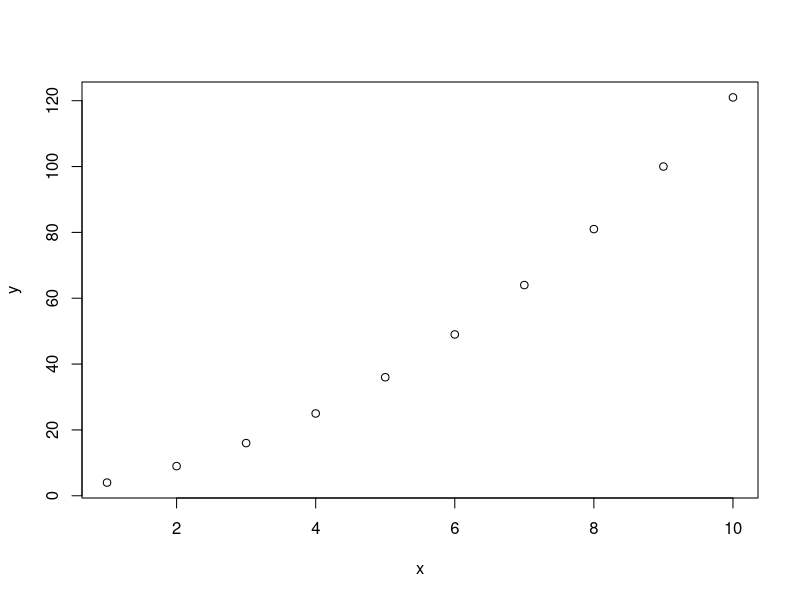
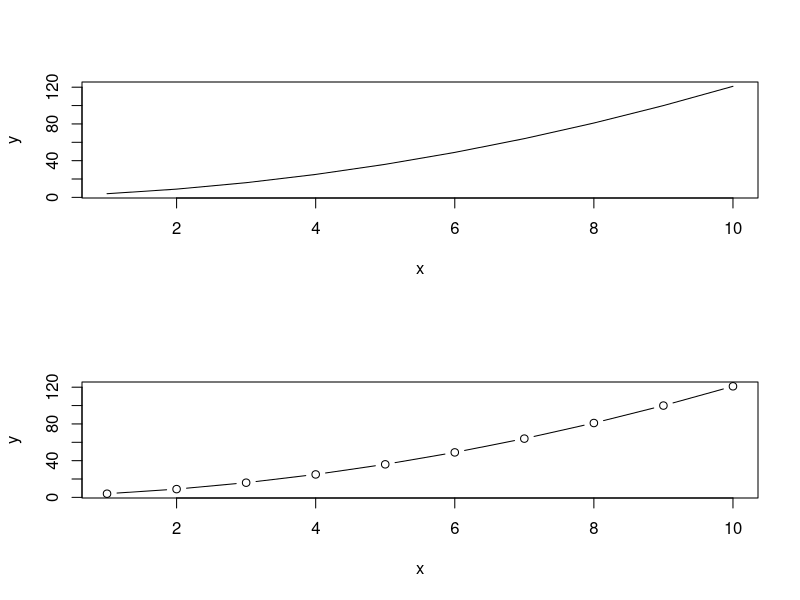
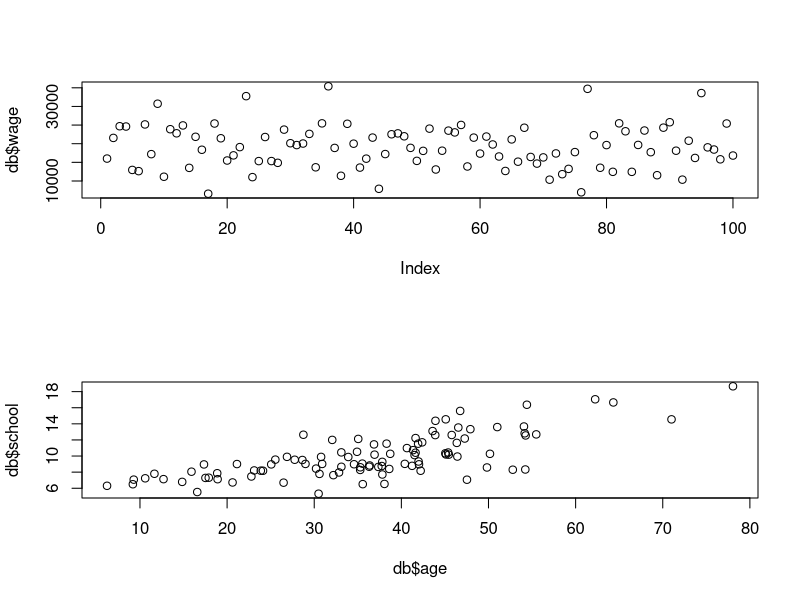
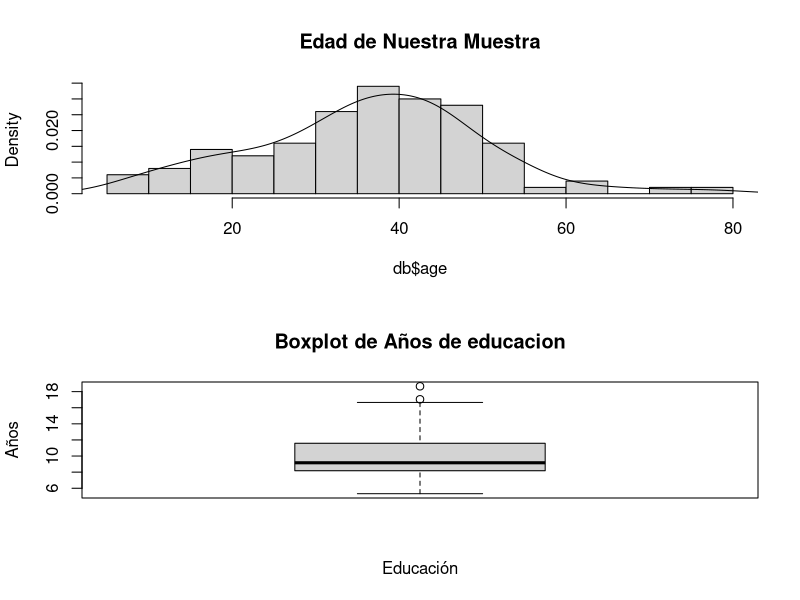
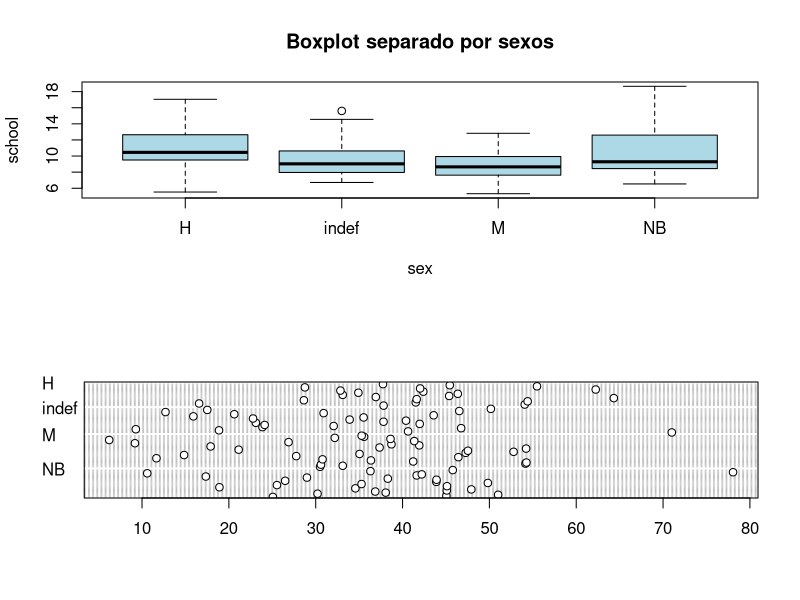
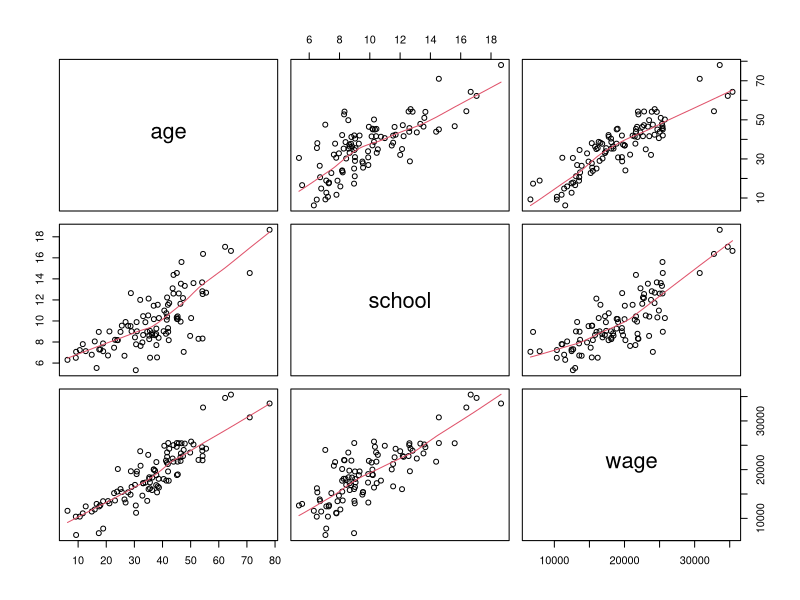
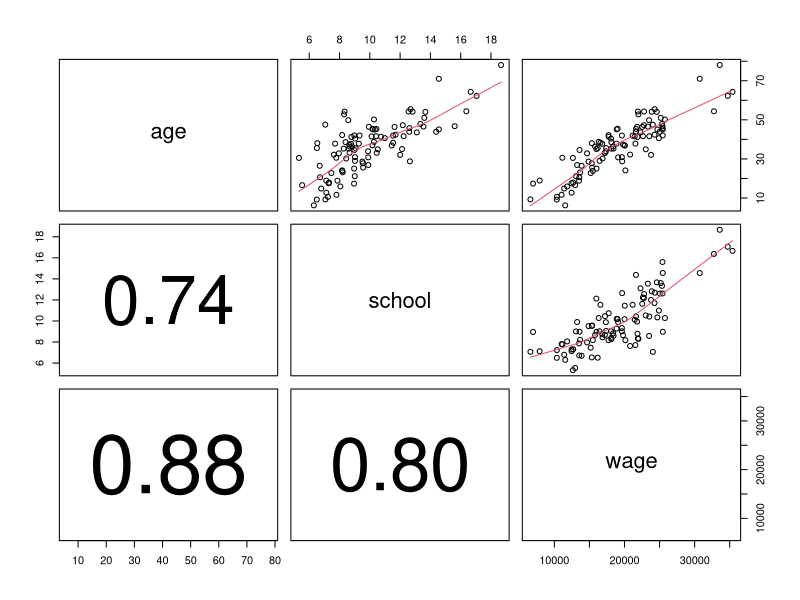
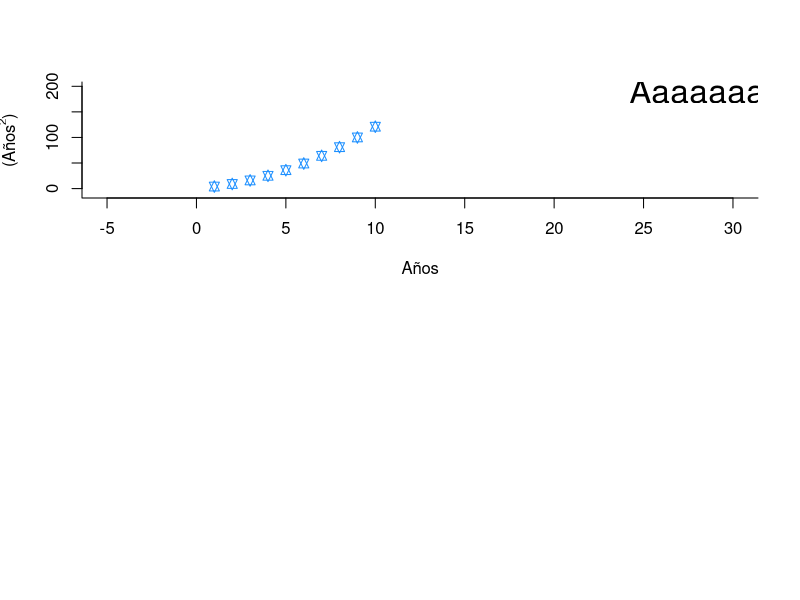

R code for these plots, in order:
# EN ESTE ARCHIVO GUARDAMOS UNA INTRODUCCIÓN DE R 

claseR <- data.frame(
  'alumnos'= c('Juan','Pepe','Toño','Fernanda','Sofia'),
  'edades' = c(19,45,47,21,23),
  'calificaciones' = c(7,8,9,10,9),
  'sexo' = c('Hombre','Hombre','Hombre','Mujer','Mujer')
)

claseR$sexo <- as.factor(claseR$sexo)

table(claseR$sexo,claseR$edades)

genteLista <- claseR[claseR$calificaciones >= 9,]

chicasListas <- claseR[claseR$calificaciones >= 9 & claseR$sexo == "Mujer",]

chicosListos <- subset(x=claseR, subset = claseR$calificaciones >= 9 & claseR$sexo == "Hombre")

# Clase 2
v1 <- c(1:100) # suma de 1 hasta n --> n(n+1)/2
sum(v1)

mi_primera_funcion <- function(nombre,edad,salario){
  if(edad > 18){
    print('Ya estas viejo')
  }else{
    print('Tas chavo')
  }
  print(paste('Hola',nombre,', tienes',edad,'años'))
}

#ifelse
vector_prueba <- c(10,15,20,27,28,29)

for(v in vector_prueba){
  if(v > 17){
    print('Mayor de edad')
  }else{
    print('menor de edad')
  }
}

ifelse(vector_prueba > 17,'mayor de edad','menor de edad')

#dos maneras de iterar sobre un vector
v2 <- c('Uno','Dos','Tres')

for(num in v2){
  print(num)
}

for(i in 1:length(v2)){
  print(v2[i])
}

#while

n_sim <- 1000
val <- 0
sim <- c()
while(val < 1000){
  sim_n <- rnorm(10,0,1)
  sd_n <- sqrt(var(sim_n))
  sim <- c(sim,sd_n)
  
  val <- val + 1
}
mean(sim)


numero_minimo <- 100

media_cercana <- 40
desviacion_permitida <- 2

contador <- 0

aceptados <- c()

while(length(aceptados)<100){
  candidato <- rnorm(1,30,10)
  if(candidato > media_cercana-desviacion_permitida && candidato < media_cercana+desviacion_permitida){
    aceptados <- c(aceptados,candidato)
  }
  contador <- contador + 1
}

#apply
m <- matrix(1:12,nrow = 4,ncol = 3)
apply(m,1,sum)
apply(m,2,sum)

#lapply
v3 <- data.frame(
  'salario'= c(1000,3000,2100),
  'edad'= c(30,45,67),
  'educ'= c(5,8,4)
)

for(name in v3){
  print(paste('Buenos días',name))
}

saludar <- function(nombre){
  print(paste('Buenos días',nombre))
}

desv <- function(x){
  s <- sqrt(var(x))
  return(s)
}

lapply(v3,desv)

# GRÁFICAS
x <- c(1:10)
y <- (x+1)^2

plot(x,y)

par(mfrow = c(2, 1))

plot(x,y,type='l')
plot(x,y,type = "b")

edades <- rnorm(100,mean=35,sd=12.5)
años_escolaridad <- rnorm(100, mean = 6 + edades/10, sd = edades/20)
salario <- 1000*años_escolaridad + 250*edades + rnorm(100,mean=0,sd=2500)
sexos <- c('H','M','NB','indef')
sexo <- sample(sexos,100,replace=T)

db <- data.frame(
  'age'= edades,
  'school' = años_escolaridad,
  'wage' = salario,
  'sex' = as.factor(sexo)
)

plot(db$wage)

plot(x=db$age, y = db$school)

#histograma
hist(db$age,breaks=15,main='Edad de Nuestra Muestra',freq = F)
lines(density(db$age))

#boxplot
boxplot(db$school, main = 'Boxplot de Años de educacion',
        xlab = 'Educación', ylab = 'Años')

boxplot(school ~ sex, data = db, 
        main = 'Boxplot separado por sexos',col = "lightblue")

#dotplot
dotchart(db$age,groups = db$sex)

#pairplot
sub_db <- db[,c('age','school','wage')]

pairs(sub_db , panel = panel.smooth)

panel.cor <- function(x, y, digits = 2, prefix = "", cex.cor, ...)
{
  usr <- par("usr"); on.exit(par(usr))
  par(usr = c(0, 1, 0, 1))
  r <- abs(cor(x, y))
  txt <- format(c(r, 0.123456789), digits = digits)[1]
  txt <- paste0(prefix, txt)
  if(missing(cex.cor)) cex.cor <- 0.8/strwidth(txt)
  text(0.5, 0.5, txt, cex = cex.cor * r)
}

pairs(sub_db , lower.panel = panel.cor, upper.panel = panel.smooth)

#regresion lineal
modelo_salario <- lm(wage ~ school + age, data = db)
summary(modelo_salario)

#cstomize
plot(x,y,
     xlab = 'Años',
     ylab = expression(paste("(Años"^"2",")")),
     xlim = c(-5,30), ylim = c(-10,200),
     bty = "l", pch = 11, col='dodgerblue1')
text(x = 28, y = 190, label = "Aaaaaaa", cex = 2)
